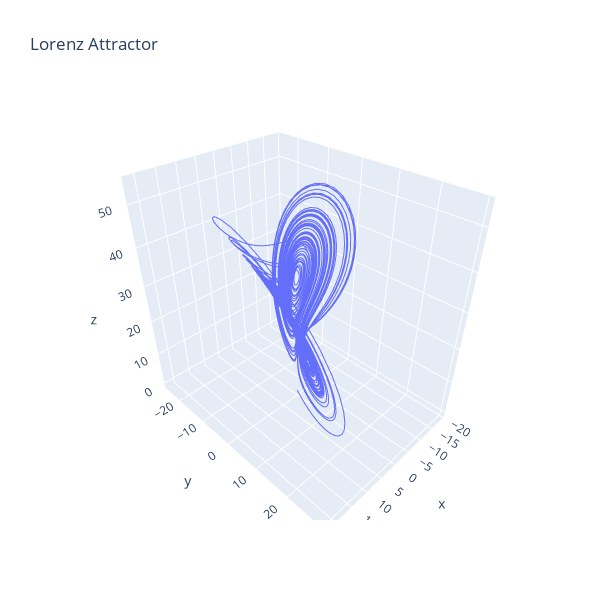

Notebook cell for this chart:
### Code cell
sigma = 10.0
rho = 28.0
beta = 8.0 / 3.0


X0 = np.array([0.1, 0.0, 0.0])
dt = 0.01
t_max = 100

t, X = generate.lorenz(sigma, rho, beta, X0, dt, t_max)

layout = go.Layout(
    title="Lorenz Attractor",
    scene=dict(xaxis_title="x", yaxis_title="y", zaxis_title="z"),
    width=600,
    height=600,
)
data = [go.Scatter3d(x=X[:, 0], y=X[:, 1], z=X[:, 2], mode="lines")]

fig = go.Figure(data=data, layout=layout)
fig.show()

### Figure 1 — Plotly figure (JSON) as saved in the notebook; plotly's stock layout.template omitted (floating-point values rounded to 4 significant figures; data arrays with more than 128 entries replaced by an {"elided": "..."} marker saying what was removed)
{"data": [{"mode": "lines", "type": "scatter3d", "x": {"elided": "10000 float values"}, "y": {"elided": "10000 float values"}, "z": {"elided": "10000 float values"}}], "layout": {"height": 600, "scene": {"xaxis": {"title": {"text": "x"}}, "yaxis": {"title": {"text": "y"}}, "zaxis": {"title": {"text": "z"}}}, "title": {"text": "Lorenz Attractor"}, "width": 600}}
